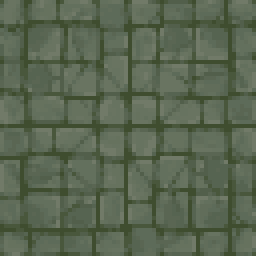
#> input picture Assets/_Project/Art/Pixel/Test/floor.png, 64 x 64 px, given in place of Tile_Floor_base_color.png, which was not available (shown 4 times larger)
$ python tex_gray.py 1.0 1.0
#> lines starting #> are read from the running program, lines starting #| are printed output that depends on the picture
"""던전 타일 텍스처를 회색 돌 빛깔로 (2026-10-28, 사용자 "너무 황토색 → 회색 빛깔").
원본(Docs/Varco3D_src)에서 매번 다시 만들므로 여러 번 돌려도 결과가 같다.
채도를 낮추고(남길 채도 비율) 살짝 차가운 색을 곱한다. 밝기(명도)는 그대로.
사용: python tex_gray.py [남길 채도 = 0.25] [차가운 정도 = 0.04]"""
import sys
from pathlib import Path
from PIL import Image

ROOT = Path(__file__).resolve().parent.parent
SRC = ROOT / 'Docs' / 'Varco3D_src'
DST = ROOT / 'Assets' / '_Project' / 'Art' / 'Varco3D' / 'Textures'
NAMES = ['Floor', 'Wall', 'Pillar', 'StairsDown', 'StairsUp']

keep = float(sys.argv[1]) if len(sys.argv) > 1 else 0.25
cool = float(sys.argv[2]) if len(sys.argv) > 2 else 0.04
tint = (1 - cool, 1.0, 1 + cool)  # 빨강 조금 빼고 파랑 조금 더함

for n in NAMES:
    name = f'Tile_{n}_base_color.png'
    im = Image.open(SRC / name)
#> im is the input picture: PIL image 64x64 RGBA; mean R, G, B, A 89.7, 102.4, 81.3, 255
    alpha = im.getchannel('A') if im.mode == 'RGBA' else None
#> alpha: PIL image 64x64 L; every value is 255
    rgb = im.convert('RGB')
    gray = rgb.convert('L').convert('RGB')
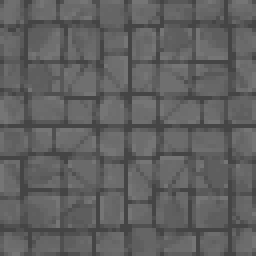
#> gray: PIL image 64x64 RGB (shown 4 times larger); min 69, max 117, mean 96.2
    out = Image.blend(gray, rgb, keep)
    r, g, b = out.split()
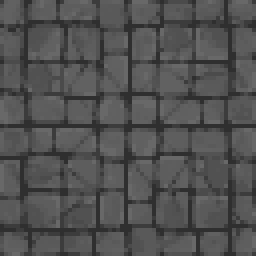
#> b: PIL image 64x64 L (shown 4 times larger); min 47, max 104, mean 81.3
    out = Image.merge('RGB', [c.point(lambda v, k=k: min(255, round(v * k))) for c, k in zip((r, g, b), tint)])
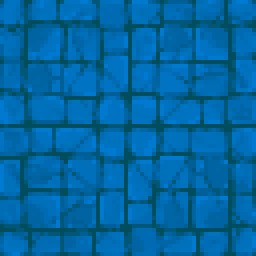
#> out: PIL image 64x64 RGB (shown 4 times larger); mean R, G, B 0, 102.4, 162.5
    if alpha is not None:
        out.putalpha(alpha)
#> out: PIL image 64x64 RGBA
#> (the run stopped early here; a loop or call above may not have finished)
